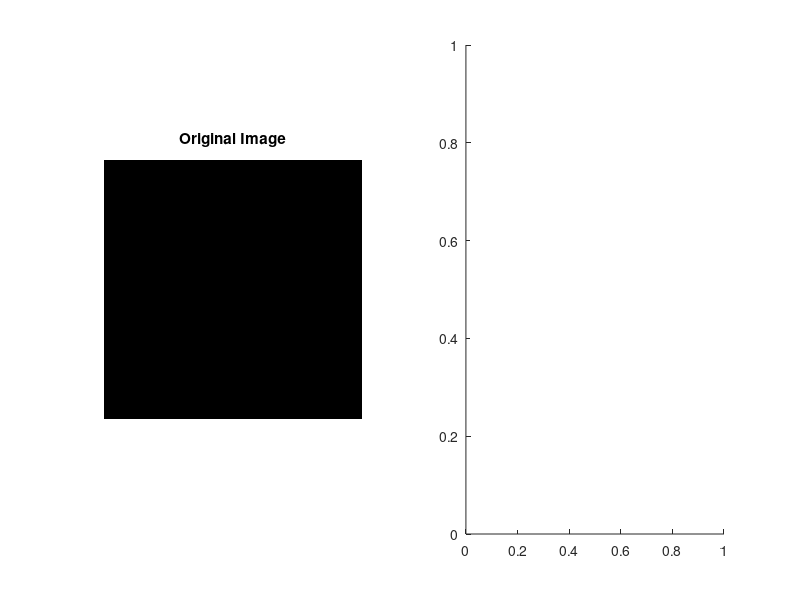

Write MATLAB code to recreate this figure. (Note: this script raises an error after producing the figure.)
figure 
subplot(1,2,1), imshow(I), title('Original Image');
subplot(1,2,2), imshow(I_thresh), title('Adaptive Thresholding');
